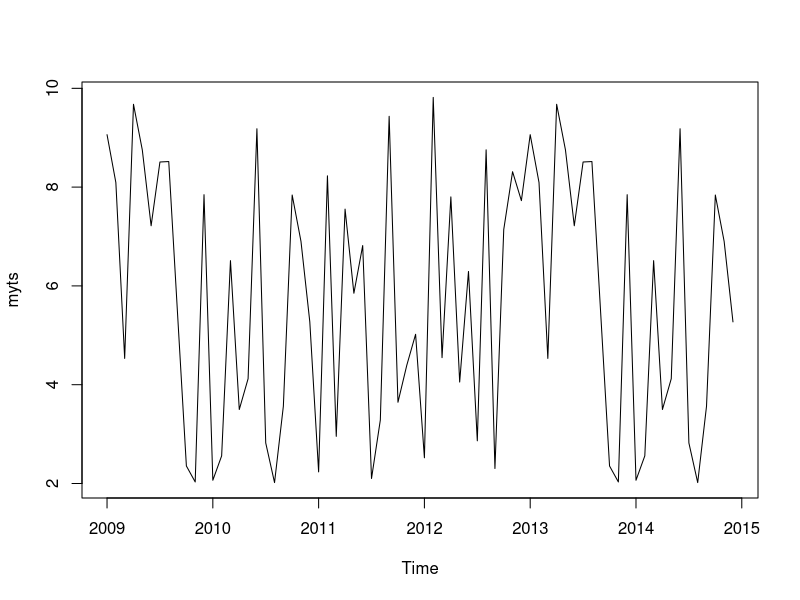
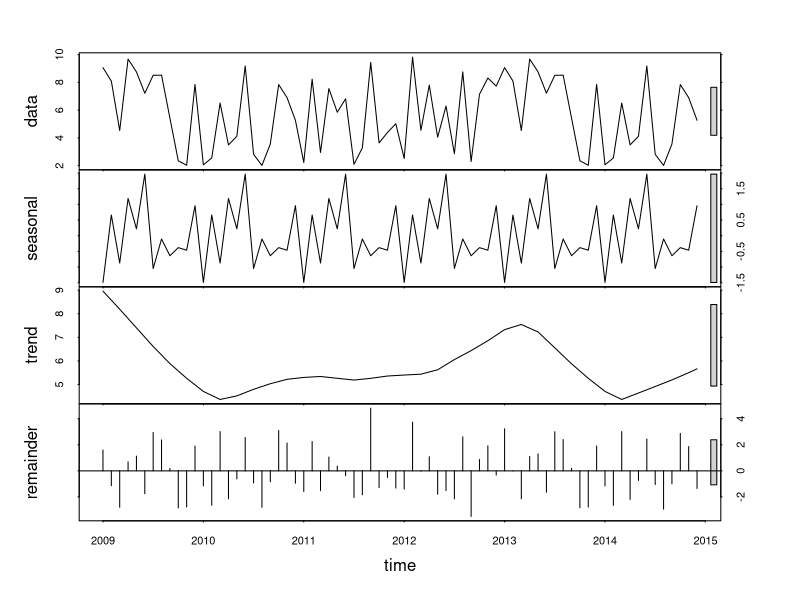
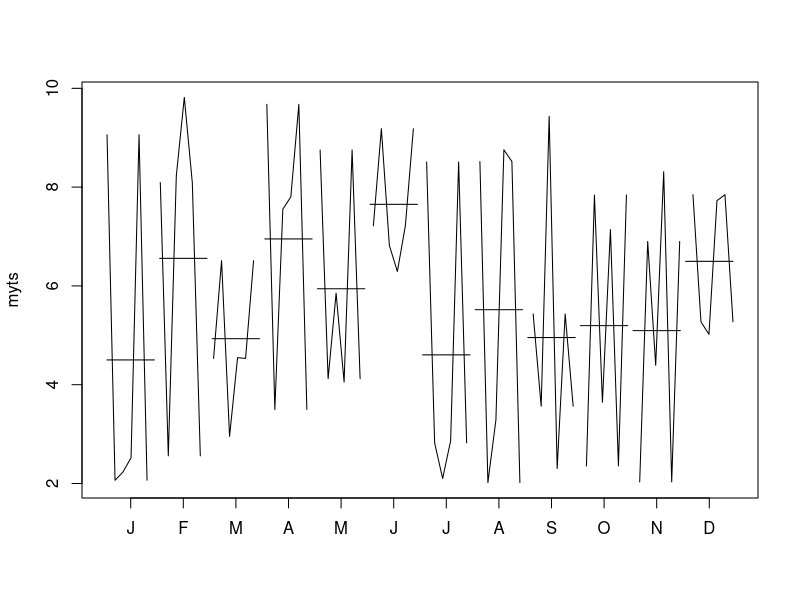
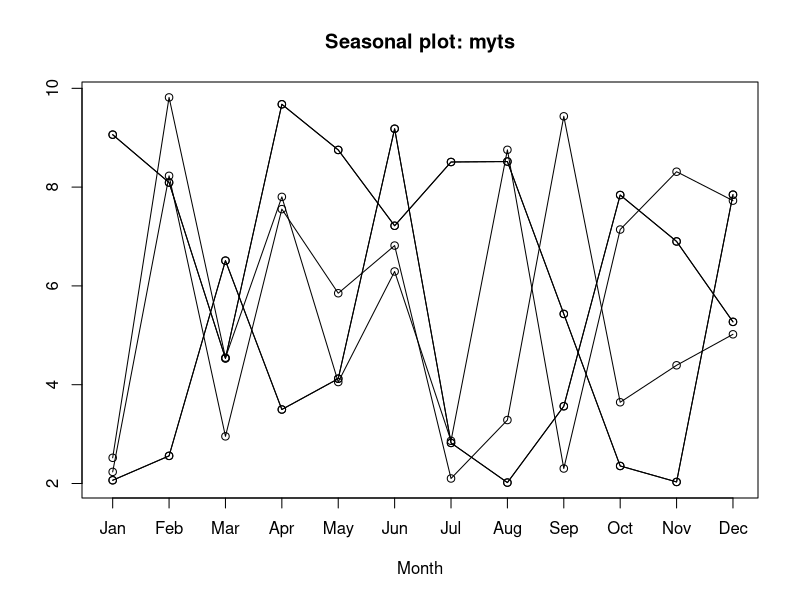

The R script that drew these images, in order: (Note: this script raises an error after producing the figures.)
##########################
# Creating a time series #
##########################

# Reference : http://www.statmethods.net/advstats/timeseries.html

# generate random observations
myvector <- runif(48, 1.9, 10.0)

# Creating a time series
########################
# save a numeric vector containing 48 monthly observations
# from Jan 2009 to Dec 2014 as a time series object
myts <- ts(myvector, start=c(2009, 1), end=c(2014, 12), frequency=12)
summary(myts)

# subset the time series (June 2014 to December 2014)
myts2 <- window(myts, start=c(2014, 6), end=c(2014, 12))
summary(myts2)

# plot series
plot(myts)

# Seasonal decomposition
########################
fit <- stl(myts, s.window="period")
summary(fit)
plot(fit)

# additional plots
monthplot(myts)

# load library forecast
# install.packages("forecast")
# if the library package isn't installed
library('forecast')
seasonplot(myts) 

# Exponential Models
####################
# simple exponential - models level
fit <- HoltWinters(myts, beta=FALSE, gamma=FALSE)
summary(fit)
# double exponential - models level and trend
fit <- HoltWinters(myts, gamma=FALSE)
summary(fit)
# triple exponential - models level, trend, and seasonal components
fit <- HoltWinters(myts)
summary(fit)

# predictive accuracy
#library(forecast)
accuracy(fit)

# predict next three future values
#library(forecast)
forecast(fit, 3)
plot(forecast(fit, 3))

# Arima models
##############
# fit an ARIMA model of order P, D, Q
p <- 1
d <- 0
q <- 0
fit <- arima(myts, order=c(p, d, q))
summary(fit)

# predictive accuracy
#library(forecast)
accuracy(fit)

# predict next 5 observations
#library(forecast)
forecast(fit, 5)
plot(forecast(fit, 5))

# Automated Forecasting
#######################
#library(forecast)
# Automated forecasting using an exponential model
fit <- ets(myts)
summary(fit)

# Automated forecasting using an ARIMA model
fit <- auto.arima(myts) 
summary(fit)
